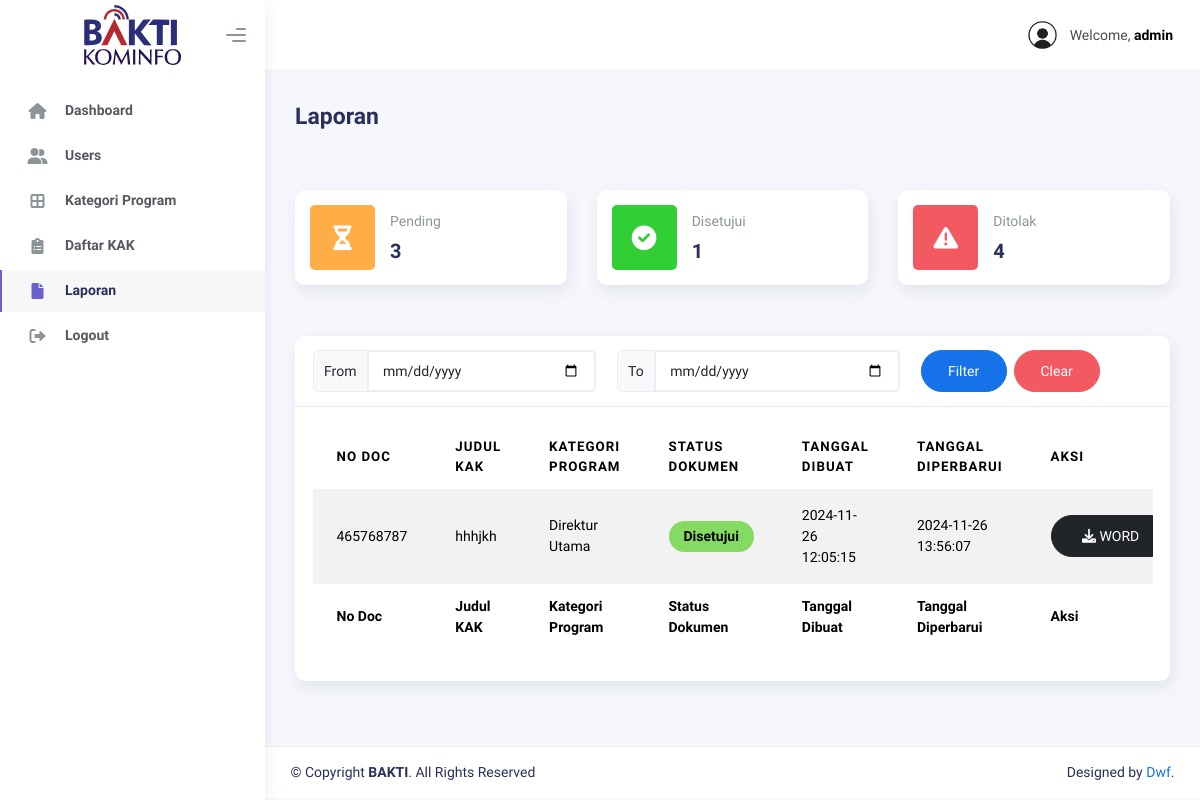
The app's page /views/admin/laporan.php (signed in), older data.
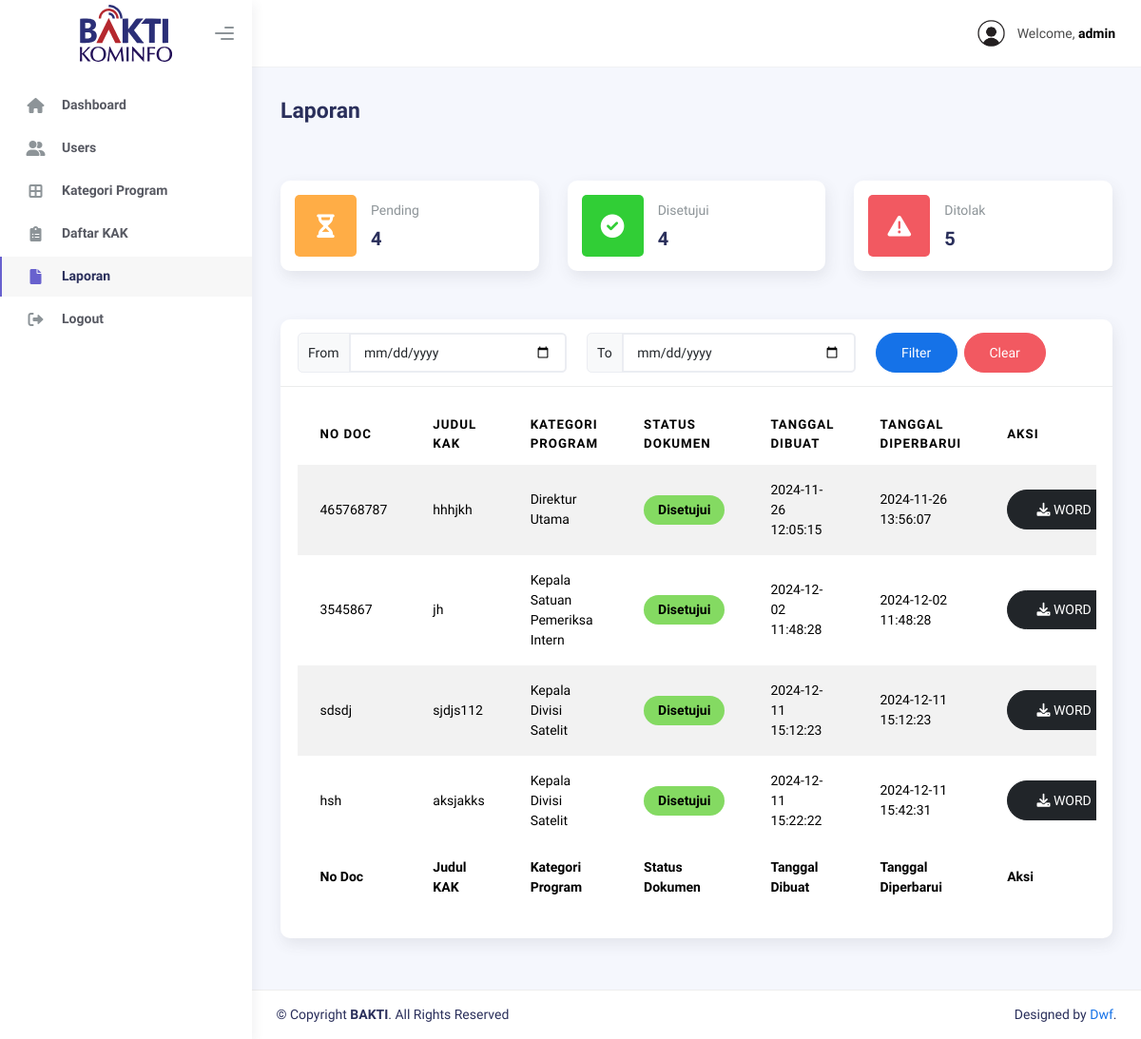
The same page, newer data.
### tables this page shows
CREATE TABLE `kak` (
  `kak_id` int(11) NOT NULL,
  `user_id` int(11) NOT NULL,
  `kategori_id` int(11) NOT NULL,
  `no_doc_mak` varchar(100) NOT NULL,
  `judul` varchar(255) NOT NULL,
  `status` enum('pending','disetujui','ditolak','draft') NOT NULL,
  `indikator` text NOT NULL,
  `satuan_ukur` text NOT NULL,
  `volume` text NOT NULL,
  `latar_belakang` text NOT NULL,
  `dasar_hukum` text NOT NULL,
  `gambaran_umum` text NOT NULL,
  `tujuan` text NOT NULL,
  `target_sasaran` text NOT NULL,
  `unit_kerja` text NOT NULL,
  `ruang_lingkup` text NOT NULL,
  `produk_jasa_dihasilkan` text NOT NULL,
  `waktu_pelaksanaan` text NOT NULL,
  `tenaga_ahli_terampil` text NOT NULL,
  `peralatan` text NOT NULL,
  `metode_kerja` text NOT NULL,
  `manajemen_resiko` text NOT NULL,
  `laporan_pengajuan_pekerjaan` text NOT NULL,
  `sumber_dana_prakiraan_biaya` text NOT NULL,
  `penutup` text NOT NULL,
  `lampiran` varchar(150) NOT NULL,
  `created_at` datetime NOT NULL,
  `updated_at` datetime NOT NULL
);

CREATE TABLE `kategori_program` (
  `kategori_id` int(11) NOT NULL,
  `nama_divisi` char(100) NOT NULL,
  `status` enum('plt','definitif') NOT NULL
);

### controllers/UserController.php (called while the page is built, shortened)
<?php
require __DIR__ . '/../database/config.php';
$user_id = $_SESSION['user_id'];
$user_role = $_SESSION['role'];
if ($user_role == 'user') {
    $sql_pending = "
        SELECT COUNT(*) AS total_pending
        FROM kak
        WHERE kak.status = 'pending' AND kak.user_id = '$user_id'
    ";
    $sql_draft = "
        SELECT COUNT(*) AS total_draft
        FROM kak
        WHERE kak.status = 'draft' AND kak.user_id = '$user_id'
    ";
    $sql_disetujui = "
        SELECT COUNT(*) AS total_disetujui
        FROM kak
        WHERE kak.status = 'disetujui' AND kak.user_id = '$user_id'
    ";
    $sql_ditolak = "
        SELECT COUNT(*) AS total_ditolak
        FROM kak
        WHERE kak.status = 'ditolak' AND kak.user_id = '$user_id'
    ";
    $sql_kak = "
        SELECT COUNT(*) AS total_kak
        FROM kak
        WHERE kak.user_id = '$user_id'
    ";
} else {
    $sql_pending = "
        SELECT COUNT(*) AS total_pending
        FROM kak
        WHERE kak.status = 'pending'
    ";
    $sql_disetujui = "
        SELECT COUNT(*) AS total_disetujui
        FROM kak
        WHERE kak.status = 'disetujui'
    ";
    $sql_ditolak = "
        SELECT COUNT(*) AS total_ditolak
        FROM kak
        WHERE kak.status = 'ditolak'
    ";
}
$result_pending = $koneksi->query($sql_pending);
$result_disetujui = $koneksi->query($sql_disetujui);
$result_ditolak = $koneksi->query($sql_ditolak);
$total_pending = $result_pending->fetch_assoc()['total_pending'] ?? 0;
$total_disetujui = $result_disetujui->fetch_assoc()['total_disetujui'] ?? 0;
$total_ditolak = $result_ditolak->fetch_assoc()['total_ditolak'] ?? 0;

### views/admin/laporan.php (the view, shortened to what the changed rows need)
<?php
require '../../database/config.php';
require '../../controllers/UserController.php';
require '../../controllers/DaftarController.php';
?>
<!DOCTYPE html>
<html lang="en">
<head>
  <link rel="stylesheet" href="../../assets/css/style.css">
  <link rel="stylesheet" href="https://cdn.jsdelivr.net/npm/sweetalert2@11/dist/sweetalert2.min.css">
  <link rel="stylesheet" href="https://cdnjs.cloudflare.com/ajax/libs/font-awesome/6.0.0/css/all.min.css">
  <link rel="stylesheet" href="../../assets/css/bootstrap.min.css" />
  <link rel="stylesheet" href="../../assets/css/plugins.min.css" />
  <link rel="stylesheet" href="../../assets/css/kaiadmin.min.css" />
  <link rel="stylesheet" href="../../assets/css/demo.css" />
</head>
<body>
  <div class="wrapper">
    <div class="main-panel">
      <div class="container">
        <div class="page-inner">
          <div class="row mt-4">
            <div class="col-sm-4 col-md-4">
              <div class="card card-stats card-round">
                <div class="card-body">
                  <div class="row align-items-center">
                    <div class="col col-stats ms-3 ms-sm-0">
                      <div class="numbers">
                        <p class="card-category">Pending</p>
                        <h4 class="card-title"><?php echo $total_pending; ?></h4>
                      </div>
                    </div>
                  </div>
                </div>
              </div>
            </div>
            <div class="col-sm-4 col-md-4">
              <div class="card card-stats card-round">
                <div class="card-body">
                  <div class="row align-items-center">
                    <div class="col col-stats ms-3 ms-sm-0">
                      <div class="numbers">
                        <p class="card-category">Disetujui</p>
                        <h4 class="card-title"><?php echo $total_disetujui; ?></h4>
                      </div>
                    </div>
                  </div>
                </div>
              </div>
            </div>
            <div class="col-sm-4 col-md-4">
              <div class="card card-stats card-round">
                <div class="card-body">
                  <div class="row align-items-center">
                    <div class="col col-stats ms-3 ms-sm-0">
                      <div class="numbers">
                        <p class="card-category">Ditolak</p>
                        <h4 class="card-title"><?php echo $total_ditolak; ?></h4>
                      </div>
                    </div>
                  </div>
                </div>
              </div>
            </div>
          </div>
          <div class="col-md-12 mt-4">
            <div class="card">
              <div class="card-body">
                <?php
                $query = "
SELECT
    kak.kak_id,
    kak.no_doc_mak,
    kak.judul,
    kategori_program.nama_divisi AS kategori_program,
    kak.status,
    kak.created_at AS tanggal_dibuat,
    kak.updated_at AS tanggal_diperbarui
FROM
    kak
LEFT JOIN
    kategori_program
ON
    kak.kategori_id = kategori_program.kategori_id
WHERE
    kak.status = 'disetujui'
";
                $result = mysqli_query($koneksi, $query);
                ?>
                <div class="table-responsive">
                  <table id="add-row" class="display table table-striped table-hover">
                    <thead>
                      <tr>
                        <th>No Doc</th>
                        <th>Judul KAK</th>
                        <th>Kategori Program</th>
                        <th>Status Dokumen</th>
                        <th>Tanggal Dibuat</th>
                        <th>Tanggal Diperbarui</th>
                        <th style="width: 10%">Aksi</th>
                      </tr>
                    </thead>
                    <tfoot>
                      <tr>
                        <th>No Doc</th>
                        <th>Judul KAK</th>
                        <th>Kategori Program</th>
                        <th>Status Dokumen</th>
                        <th>Tanggal Dibuat</th>
                        <th>Tanggal Diperbarui</th>
                        <th>Aksi</th>
                      </tr>
                    </tfoot>
                    <tbody>
                      <?php if (mysqli_num_rows($result) > 0): ?>
                        <?php while ($row = mysqli_fetch_assoc($result)): ?>
                          <tr>
                            <td><?= htmlspecialchars($row['no_doc_mak']); ?></td>
                            <td><?= htmlspecialchars($row['judul']); ?></td>
                            <td><?= htmlspecialchars($row['kategori_program']); ?></td>
                            <td>
                              <span class="status status-disetujui">
                                <?= ucfirst($row['status']); ?>
                              </span>
                            </td>
                            <td><?= htmlspecialchars($row['tanggal_dibuat']); ?></td>
                            <td><?= htmlspecialchars($row['tanggal_diperbarui']); ?></td>
                            <td>
                              <div class="form-button-action button-group d-inline-flex">
                                <a href="../../controllers/generate_kak.php?kak_id=<?= htmlspecialchars($row['kak_id']); ?>"
                                  class="btn btn-dark btn-round me-2" style="width: 120px;">
                                  <i class="fas fa-download"></i> WORD
                                </a>
                              </div>
                            </td>
                          </tr>
                        <?php endwhile; ?>
                      <?php else: ?>
                        <tr>
                          <td colspan="7" class="text-center">Data Tidak Ada</td>
                        </tr>
                      <?php endif; ?>
                    </tbody>
                  </table>
                </div>
              </div>
            </div>
          </div>
        </div>
      </div>
    </div>
  </div>
</body>
</html>
</body>
</html>

Row changes from the older to the newer data that the page shows:
now on this page (row edited): kak: no_doc_mak "3545867", judul "jh", kategori.nama_divisi "Kepala Satuan Pemeriksa Intern", status "Disetujui", created_at "2024-12-02 11:48:28", updated_at "2024-12-02 11:48:28"
added kak: no_doc_mak "sdsdj", judul "sjdjs112", kategori.nama_divisi "Kepala Divisi Satelit", status "Disetujui", created_at "2024-12-11 15:12:23", updated_at "2024-12-11 15:12:23"
added kak: no_doc_mak "hsh", judul "aksjakks", kategori.nama_divisi "Kepala Divisi Satelit", status "Disetujui", created_at "2024-12-11 15:22:22", updated_at "2024-12-11 15:42:31"
Text that changed along with them:
$total_pending: "3" → "4"
$total_disetujui: "1" → "4"
$total_ditolak: "4" → "5"
